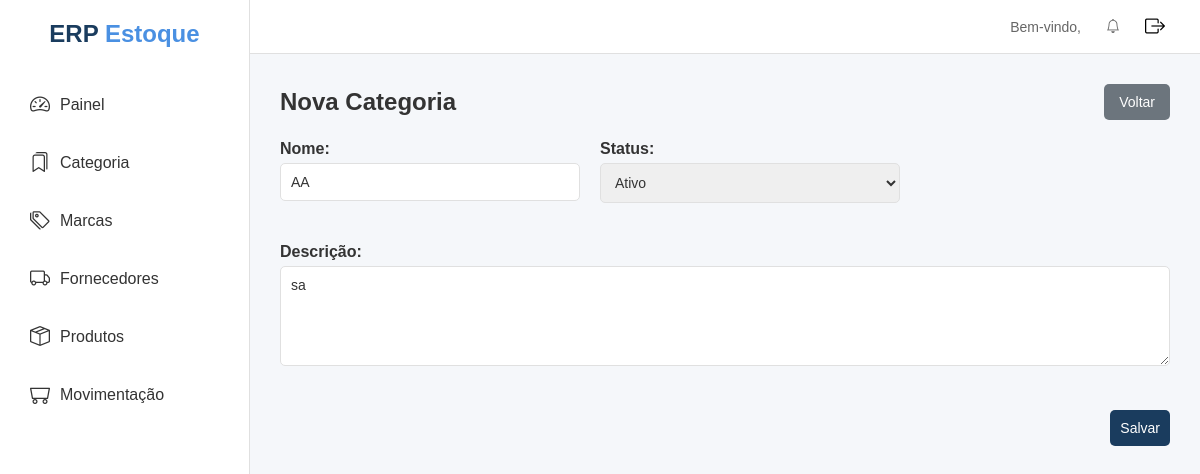
Screenshot of /Categoria/1/atualizar/ with the database file from the repository.
### apps/categorias/models.py (models this page shows, shortened)
class Categoria(models.Model):
    nome = models.CharField(max_length=500)
    descricao = models.TextField(null=True, blank=True)
    status = models.BooleanField(default=True)
    created_at = models.DateTimeField(auto_now_add=True)
    updated_at = models.DateTimeField(auto_now=True)
    class Meta:
        ordering = ['nome']

### apps/categorias/views.py (the view)
# urls.py: path('Categoria/<int:pk>/atualizar/', CategoriaUpdateView.as_view(), name='categoria_form'),
class CategoriaUpdateView(UpdateView):
    model = Categoria
    template_name = 'categorias/categoria_edit.html'
    form_class = CategoriaForm
    success_url = reverse_lazy('categorias:categoria_list')

### apps/categorias/forms.py
class CategoriaForm(forms.ModelForm):
    class Meta:
        model = Categoria
        fields = ['nome', 'status', 'descricao']
        widgets = {
            'nome': forms.TextInput(attrs={'class': 'form-control'}),
            'status': forms.Select(attrs={'class': 'form-control'}, choices=STATUS_CHOICE),
            'descricao': forms.Textarea(attrs={'class': 'form-control', 'rows': 3}),
        }
        labels = {
            'nome': 'Nome',
            'status': 'Status',
            'descricao': 'Descrição',
        }

### apps/notificacao/context_processors.py (called while the page is built)
def notificacoes(request):
    return {
        'notificacoes': Notificacao.objects.filter(lida=False)
    }

### apps/templates/categorias/categoria_edit.html (shortened to what this page needs)
{% extends 'layouts/base.html' %}
{% block conteudo %}
<div class="content">
    <div class="page-header">
        <h1>{% if categorias %}Editar Categoria{% else %}Nova Categoria{% endif %}</h1>
        <a href="{% url 'marcas:marca_list' %}" class="btn btn-secondary">Voltar</a>
    </div>
    <form method="post">
        <div class="form-grid">
            <div class="form-group">
                {{ form.nome.label_tag }}
                {{ form.nome }}
            </div>
            <div class="form-group">
                {{ form.status.label_tag }}
                {{ form.status }}
            </div>
            <div class="form-group full-width">
                {{ form.descricao.label_tag }}
                {{ form.descricao }}
            </div>
        </div>
        <div class="form-actions">
            <button type="submit" class="btn btn-primary">Salvar</button>
        </div>
    </form>
</div>
{% endblock %}

### apps/static/assets/css/style.css (style rules this page uses)
* { margin: 0; padding: 0; box-sizing: border-box; font-family: Arial, sans-serif; }
body { background-color: #f5f7fa; }
.content { padding: 30px; }
.content h1 { font-size: 24px; color: #333; }
.page-header { display: flex; justify-content: space-between; align-items: center; margin-bottom: 20px; }
.form-group { margin-bottom: 20px; }
.form-group label { display: block; margin-bottom: 5px; font-weight: 600; color: #333; }
.form-control { width: 100%; padding: 10px; border: 1px solid #e0e0e0; border-radius: 5px; font-size: 14px; color: #333; }
textarea.form-control { min-height: 100px; resize: vertical; }
.btn { padding: 10px 15px; border: none; border-radius: 5px; font-size: 14px; cursor: pointer; text-decoration: none; display: inline-block; }
.btn-primary { background-color: #1a73e8; color: #fff; }
.btn-secondary { background-color: #6c757d; color: #fff; }
.btn-primary { background-color: #1a3c5e; border: none; border-radius: 5px; padding: 10px; font-weight: 500; }
.form-grid { display: flex; flex-wrap: wrap; gap: 20px; }
.form-grid .form-group { flex: 1; min-width: 200px; max-width: 300px; }
.form-grid .form-group.full-width { flex: 0 0 100%; max-width: 100%; }
.form-actions { display: flex; justify-content: flex-end; margin-top: 20px; }

### rows the page displays
Categoria: nome "AA", status "Ativo", descricao "sa"
